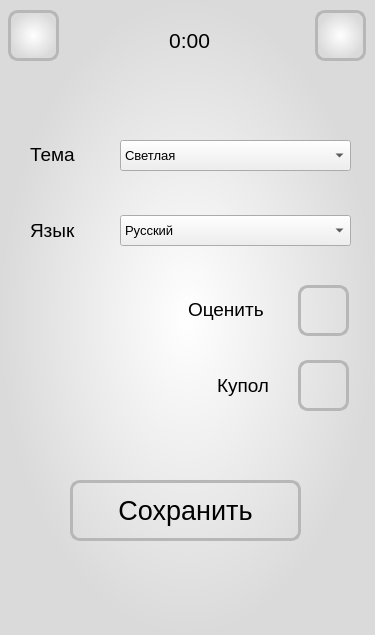
<?xml version="1.0" encoding="UTF-8"?>
<ui version="4.0">
 <class>Settings</class>
 <widget class="QMainWindow" name="Settings">
  <property name="geometry">
   <rect>
    <x>0</x>
    <y>0</y>
    <width>375</width>
    <height>635</height>
   </rect>
  </property>
  <property name="windowTitle">
   <string>Settings</string>
  </property>
  <property name="styleSheet">
   <string notr="true">background-color: qradialgradient(spread:pad, cx:0.5, cy:0.5, radius:0.5, fx:0.5, fy:0.5, stop:0 rgba(255, 255, 255, 255), stop:1 rgba(218, 218, 218, 255));</string>
  </property>
  <widget class="QWidget" name="centralwidget">
   <widget class="QLabel" name="time_label">
    <property name="geometry">
     <rect>
      <x>154</x>
      <y>20</y>
      <width>71</width>
      <height>41</height>
     </rect>
    </property>
    <property name="font">
     <font>
      <family>Arimo</family>
      <pointsize>16</pointsize>
     </font>
    </property>
    <property name="styleSheet">
     <string notr="true">background-color: none</string>
    </property>
    <property name="text">
     <string>0:00</string>
    </property>
    <property name="alignment">
     <set>Qt::AlignCenter</set>
    </property>
   </widget>
   <widget class="QPushButton" name="account_button">
    <property name="geometry">
     <rect>
      <x>8</x>
      <y>10</y>
      <width>51</width>
      <height>51</height>
     </rect>
    </property>
    <property name="cursor">
     <cursorShape>PointingHandCursor</cursorShape>
    </property>
    <property name="styleSheet">
     <string notr="true">QPushButton{
border: 3px solid #b7b7b7;
border-radius: 10px;
}
QPushButton:hover{
background-color: #c8c8c8;
}</string>
    </property>
    <property name="text">
     <string/>
    </property>
    <property name="icon">
     <iconset>
      <normaloff>icons/user.png</normaloff>icons/user.png</iconset>
    </property>
    <property name="iconSize">
     <size>
      <width>37</width>
      <height>37</height>
     </size>
    </property>
   </widget>
   <widget class="QPushButton" name="home_button">
    <property name="geometry">
     <rect>
      <x>315</x>
      <y>10</y>
      <width>51</width>
      <height>51</height>
     </rect>
    </property>
    <property name="cursor">
     <cursorShape>PointingHandCursor</cursorShape>
    </property>
    <property name="styleSheet">
     <string notr="true">QPushButton{
border: 3px solid #b7b7b7;
border-radius: 10px;
}
QPushButton:hover{
background-color: #c8c8c8;
}</string>
    </property>
    <property name="text">
     <string/>
    </property>
    <property name="icon">
     <iconset>
      <normaloff>icons/home.png</normaloff>icons/home.png</iconset>
    </property>
    <property name="iconSize">
     <size>
      <width>50</width>
      <height>50</height>
     </size>
    </property>
   </widget>
   <widget class="QComboBox" name="theme_choose">
    <property name="geometry">
     <rect>
      <x>120</x>
      <y>140</y>
      <width>231</width>
      <height>31</height>
     </rect>
    </property>
    <property name="font">
     <font>
      <family>Arimo</family>
      <pointsize>10</pointsize>
     </font>
    </property>
    <property name="styleSheet">
     <string notr="true">background-color: none</string>
    </property>
    <item>
     <property name="text">
      <string>Светлая</string>
     </property>
    </item>
    <item>
     <property name="text">
      <string>Темная</string>
     </property>
    </item>
   </widget>
   <widget class="QLabel" name="theme_label">
    <property name="geometry">
     <rect>
      <x>30</x>
      <y>139</y>
      <width>71</width>
      <height>31</height>
     </rect>
    </property>
    <property name="font">
     <font>
      <family>Arimo</family>
      <pointsize>14</pointsize>
     </font>
    </property>
    <property name="styleSheet">
     <string notr="true">background-color: none</string>
    </property>
    <property name="locale">
     <locale language="Russian" country="Russia"/>
    </property>
    <property name="text">
     <string>Тема</string>
    </property>
   </widget>
   <widget class="QLabel" name="language_label">
    <property name="geometry">
     <rect>
      <x>30</x>
      <y>215</y>
      <width>71</width>
      <height>31</height>
     </rect>
    </property>
    <property name="font">
     <font>
      <family>Arimo</family>
      <pointsize>14</pointsize>
     </font>
    </property>
    <property name="styleSheet">
     <string notr="true">background-color: none</string>
    </property>
    <property name="text">
     <string>Язык</string>
    </property>
   </widget>
   <widget class="QComboBox" name="language_choose">
    <property name="geometry">
     <rect>
      <x>120</x>
      <y>215</y>
      <width>231</width>
      <height>31</height>
     </rect>
    </property>
    <property name="font">
     <font>
      <family>Arimo</family>
      <pointsize>10</pointsize>
     </font>
    </property>
    <property name="styleSheet">
     <string notr="true">background-color: none</string>
    </property>
    <item>
     <property name="text">
      <string>Русский</string>
     </property>
    </item>
    <item>
     <property name="text">
      <string>Английский</string>
     </property>
    </item>
   </widget>
   <widget class="QPushButton" name="rate_button">
    <property name="geometry">
     <rect>
      <x>298</x>
      <y>285</y>
      <width>51</width>
      <height>51</height>
     </rect>
    </property>
    <property name="styleSheet">
     <string notr="true">QPushButton{
border: 3px solid #b7b7b7;
border-radius: 10px;
background-color: none;
}
QPushButton:hover{
background-color: #c8c8c8;
}</string>
    </property>
    <property name="text">
     <string/>
    </property>
    <property name="icon">
     <iconset>
      <normaloff>icons/star.png</normaloff>icons/star.png</iconset>
    </property>
    <property name="iconSize">
     <size>
      <width>40</width>
      <height>40</height>
     </size>
    </property>
   </widget>
   <widget class="QLabel" name="rate_label">
    <property name="geometry">
     <rect>
      <x>188</x>
      <y>294</y>
      <width>101</width>
      <height>31</height>
     </rect>
    </property>
    <property name="font">
     <font>
      <family>Arimo</family>
      <pointsize>14</pointsize>
     </font>
    </property>
    <property name="styleSheet">
     <string notr="true">background-color: none</string>
    </property>
    <property name="text">
     <string>Оценить</string>
    </property>
   </widget>
   <widget class="QLabel" name="cupol_va_label">
    <property name="geometry">
     <rect>
      <x>217</x>
      <y>365</y>
      <width>71</width>
      <height>41</height>
     </rect>
    </property>
    <property name="font">
     <font>
      <family>Arimo</family>
      <pointsize>14</pointsize>
     </font>
    </property>
    <property name="styleSheet">
     <string notr="true">background-color: none
</string>
    </property>
    <property name="text">
     <string>Купол</string>
    </property>
   </widget>
   <widget class="QPushButton" name="save_button">
    <property name="geometry">
     <rect>
      <x>70</x>
      <y>480</y>
      <width>231</width>
      <height>61</height>
     </rect>
    </property>
    <property name="font">
     <font>
      <family>Arimo</family>
      <pointsize>20</pointsize>
     </font>
    </property>
    <property name="styleSheet">
     <string notr="true">QPushButton{
border: 3px solid #b7b7b7;
border-radius: 10px;
background-color: none;
}
QPushButton:hover{
background-color: #c8c8c8;
}</string>
    </property>
    <property name="text">
     <string>Сохранить</string>
    </property>
   </widget>
   <widget class="QPushButton" name="cupol_va_button">
    <property name="geometry">
     <rect>
      <x>298</x>
      <y>360</y>
      <width>51</width>
      <height>51</height>
     </rect>
    </property>
    <property name="styleSheet">
     <string notr="true">QPushButton{
border: 3px solid #b7b7b7;
border-radius: 10px;
background-color: none;
}
QPushButton:hover{
background-color: #c8c8c8;
}</string>
    </property>
    <property name="text">
     <string/>
    </property>
    <property name="icon">
     <iconset>
      <normaloff>icons/gray_mic.png</normaloff>icons/gray_mic.png</iconset>
    </property>
    <property name="iconSize">
     <size>
      <width>40</width>
      <height>40</height>
     </size>
    </property>
   </widget>
  </widget>
 </widget>
 <resources/>
 <connections/>
</ui>
